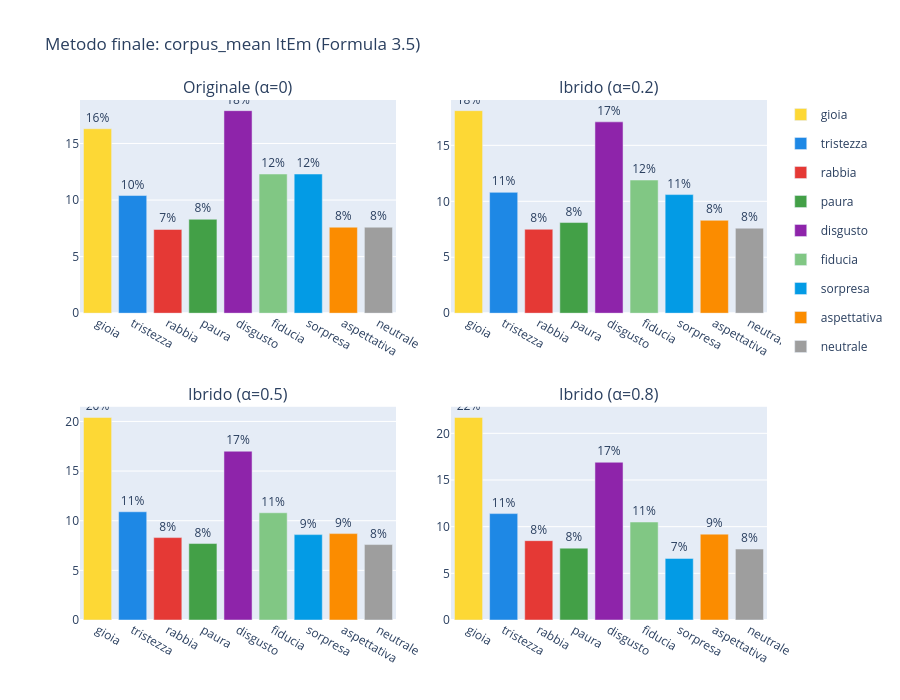

Notebook code for this chart:
### Code cell
fig = make_subplots(rows=2, cols=2, subplot_titles=list(MATRICES.keys()),
    vertical_spacing=0.18, horizontal_spacing=0.08)
positions = [(1,1),(1,2),(2,1),(2,2)]
for idx,(vname,df_r) in enumerate(results_final.items()):
    counts = df_r['dominant_emotion'].value_counts()
    r,c = positions[idx]
    for e in BASIC_EMOTIONS + ['neutrale']:
        n = counts.get(e,0)
        fig.add_trace(go.Bar(name=e, x=[e], y=[round(n/total*100,1)],
            marker_color=EMOTION_COLORS.get(e,'#999'),
            showlegend=(idx==0), legendgroup=e,
            text=['{:.0f}%'.format(n/total*100)], textposition='outside'),
            row=r, col=c)
fig.update_layout(
    title='Metodo finale: corpus_mean ItEm (Formula 3.5)',
    barmode='group', height=700)
fig.show()

### Figure 1 — Plotly figure (JSON) as saved in the notebook; plotly's stock layout.template omitted (floating-point values rounded to 4 significant figures)
{"data": [{"legendgroup": "gioia", "marker": {"color": "#FDD835"}, "name": "gioia", "showlegend": true, "text": ["16%"], "textposition": "outside", "x": ["gioia"], "y": [16.3], "type": "bar", "xaxis": "x", "yaxis": "y"}, {"legendgroup": "tristezza", "marker": {"color": "#1E88E5"}, "name": "tristezza", "showlegend": true, "text": ["10%"], "textposition": "outside", "x": ["tristezza"], "y": [10.4], "type": "bar", "xaxis": "x", "yaxis": "y"}, {"legendgroup": "rabbia", "marker": {"color": "#E53935"}, "name": "rabbia", "showlegend": true, "text": ["7%"], "textposition": "outside", "x": ["rabbia"], "y": [7.4], "type": "bar", "xaxis": "x", "yaxis": "y"}, {"legendgroup": "paura", "marker": {"color": "#43A047"}, "name": "paura", "showlegend": true, "text": ["8%"], "textposition": "outside", "x": ["paura"], "y": [8.3], "type": "bar", "xaxis": "x", "yaxis": "y"}, {"legendgroup": "disgusto", "marker": {"color": "#8E24AA"}, "name": "disgusto", "showlegend": true, "text": ["18%"], "textposition": "outside", "x": ["disgusto"], "y": [17.9], "type": "bar", "xaxis": "x", "yaxis": "y"}, {"legendgroup": "fiducia", "marker": {"color": "#81C784"}, "name": "fiducia", "showlegend": true, "text": ["12%"], "textposition": "outside", "x": ["fiducia"], "y": [12.3], "type": "bar", "xaxis": "x", "yaxis": "y"}, {"legendgroup": "sorpresa", "marker": {"color": "#039BE5"}, "name": "sorpresa", "showlegend": true, "text": ["12%"], "textposition": "outside", "x": ["sorpresa"], "y": [12.3], "type": "bar", "xaxis": "x", "yaxis": "y"}, {"legendgroup": "aspettativa", "marker": {"color": "#FB8C00"}, "name": "aspettativa", "showlegend": true, "text": ["8%"], "textposition": "outside", "x": ["aspettativa"], "y": [7.6], "type": "bar", "xaxis": "x", "yaxis": "y"}, {"legendgroup": "neutrale", "marker": {"color": "#9E9E9E"}, "name": "neutrale", "showlegend": true, "text": ["8%"], "textposition": "outside", "x": ["neutrale"], "y": [7.6], "type": "bar", "xaxis": "x", "yaxis": "y"}, {"legendgroup": "gioia", "marker": {"color": "#FDD835"}, "name": "gioia", "showlegend": false, "text": ["18%"], "textposition": "outside", "x": ["gioia"], "y": [18.1], "type": "bar", "xaxis": "x2", "yaxis": "y2"}, {"legendgroup": "tristezza", "marker": {"color": "#1E88E5"}, "name": "tristezza", "showlegend": false, "text": ["11%"], "textposition": "outside", "x": ["tristezza"], "y": [10.8], "type": "bar", "xaxis": "x2", "yaxis": "y2"}, {"legendgroup": "rabbia", "marker": {"color": "#E53935"}, "name": "rabbia", "showlegend": false, "text": ["8%"], "textposition": "outside", "x": ["rabbia"], "y": [7.5], "type": "bar", "xaxis": "x2", "yaxis": "y2"}, {"legendgroup": "paura", "marker": {"color": "#43A047"}, "name": "paura", "showlegend": false, "text": ["8%"], "textposition": "outside", "x": ["paura"], "y": [8.1], "type": "bar", "xaxis": "x2", "yaxis": "y2"}, {"legendgroup": "disgusto", "marker": {"color": "#8E24AA"}, "name": "disgusto", "showlegend": false, "text": ["17%"], "textposition": "outside", "x": ["disgusto"], "y": [17.1], "type": "bar", "xaxis": "x2", "yaxis": "y2"}, {"legendgroup": "fiducia", "marker": {"color": "#81C784"}, "name": "fiducia", "showlegend": false, "text": ["12%"], "textposition": "outside", "x": ["fiducia"], "y": [11.9], "type": "bar", "xaxis": "x2", "yaxis": "y2"}, {"legendgroup": "sorpresa", "marker": {"color": "#039BE5"}, "name": "sorpresa", "showlegend": false, "text": ["11%"], "textposition": "outside", "x": ["sorpresa"], "y": [10.6], "type": "bar", "xaxis": "x2", "yaxis": "y2"}, {"legendgroup": "aspettativa", "marker": {"color": "#FB8C00"}, "name": "aspettativa", "showlegend": false, "text": ["8%"], "textposition": "outside", "x": ["aspettativa"], "y": [8.3], "type": "bar", "xaxis": "x2", "yaxis": "y2"}, {"legendgroup": "neutrale", "marker": {"color": "#9E9E9E"}, "name": "neutrale", "showlegend": false, "text": ["8%"], "textposition": "outside", "x": ["neutrale"], "y": [7.6], "type": "bar", "xaxis": "x2", "yaxis": "y2"}, {"legendgroup": "gioia", "marker": {"color": "#FDD835"}, "name": "gioia", "showlegend": false, "text": ["20%"], "textposition": "outside", "x": ["gioia"], "y": [20.4], "type": "bar", "xaxis": "x3", "yaxis": "y3"}, {"legendgroup": "tristezza", "marker": {"color": "#1E88E5"}, "name": "tristezza", "showlegend": false, "text": ["11%"], "textposition": "outside", "x": ["tristezza"], "y": [10.9], "type": "bar", "xaxis": "x3", "yaxis": "y3"}, {"legendgroup": "rabbia", "marker": {"color": "#E53935"}, "name": "rabbia", "showlegend": false, "text": ["8%"], "textposition": "outside", "x": ["rabbia"], "y": [8.3], "type": "bar", "xaxis": "x3", "yaxis": "y3"}, {"legendgroup": "paura", "marker": {"color": "#43A047"}, "name": "paura", "showlegend": false, "text": ["8%"], "textposition": "outside", "x": ["paura"], "y": [7.7], "type": "bar", "xaxis": "x3", "yaxis": "y3"}, {"legendgroup": "disgusto", "marker": {"color": "#8E24AA"}, "name": "disgusto", "showlegend": false, "text": ["17%"], "textposition": "outside", "x": ["disgusto"], "y": [17.0], "type": "bar", "xaxis": "x3", "yaxis": "y3"}, {"legendgroup": "fiducia", "marker": {"color": "#81C784"}, "name": "fiducia", "showlegend": false, "text": ["11%"], "textposition": "outside", "x": ["fiducia"], "y": [10.8], "type": "bar", "xaxis": "x3", "yaxis": "y3"}, {"legendgroup": "sorpresa", "marker": {"color": "#039BE5"}, "name": "sorpresa", "showlegend": false, "text": ["9%"], "textposition": "outside", "x": ["sorpresa"], "y": [8.6], "type": "bar", "xaxis": "x3", "yaxis": "y3"}, {"legendgroup": "aspettativa", "marker": {"color": "#FB8C00"}, "name": "aspettativa", "showlegend": false, "text": ["9%"], "textposition": "outside", "x": ["aspettativa"], "y": [8.7], "type": "bar", "xaxis": "x3", "yaxis": "y3"}, {"legendgroup": "neutrale", "marker": {"color": "#9E9E9E"}, "name": "neutrale", "showlegend": false, "text": ["8%"], "textposition": "outside", "x": ["neutrale"], "y": [7.6], "type": "bar", "xaxis": "x3", "yaxis": "y3"}, {"legendgroup": "gioia", "marker": {"color": "#FDD835"}, "name": "gioia", "showlegend": false, "text": ["22%"], "textposition": "outside", "x": ["gioia"], "y": [21.7], "type": "bar", "xaxis": "x4", "yaxis": "y4"}, {"legendgroup": "tristezza", "marker": {"color": "#1E88E5"}, "name": "tristezza", "showlegend": false, "text": ["11%"], "textposition": "outside", "x": ["tristezza"], "y": [11.4], "type": "bar", "xaxis": "x4", "yaxis": "y4"}, {"legendgroup": "rabbia", "marker": {"color": "#E53935"}, "name": "rabbia", "showlegend": false, "text": ["8%"], "textposition": "outside", "x": ["rabbia"], "y": [8.5], "type": "bar", "xaxis": "x4", "yaxis": "y4"}, {"legendgroup": "paura", "marker": {"color": "#43A047"}, "name": "paura", "showlegend": false, "text": ["8%"], "textposition": "outside", "x": ["paura"], "y": [7.7], "type": "bar", "xaxis": "x4", "yaxis": "y4"}, {"legendgroup": "disgusto", "marker": {"color": "#8E24AA"}, "name": "disgusto", "showlegend": false, "text": ["17%"], "textposition": "outside", "x": ["disgusto"], "y": [16.9], "type": "bar", "xaxis": "x4", "yaxis": "y4"}, {"legendgroup": "fiducia", "marker": {"color": "#81C784"}, "name": "fiducia", "showlegend": false, "text": ["11%"], "textposition": "outside", "x": ["fiducia"], "y": [10.5], "type": "bar", "xaxis": "x4", "yaxis": "y4"}, {"legendgroup": "sorpresa", "marker": {"color": "#039BE5"}, "name": "sorpresa", "showlegend": false, "text": ["7%"], "textposition": "outside", "x": ["sorpresa"], "y": [6.6], "type": "bar", "xaxis": "x4", "yaxis": "y4"}, {"legendgroup": "aspettativa", "marker": {"color": "#FB8C00"}, "name": "aspettativa", "showlegend": false, "text": ["9%"], "textposition": "outside", "x": ["aspettativa"], "y": [9.2], "type": "bar", "xaxis": "x4", "yaxis": "y4"}, {"legendgroup": "neutrale", "marker": {"color": "#9E9E9E"}, "name": "neutrale", "showlegend": false, "text": ["8%"], "textposition": "outside", "x": ["neutrale"], "y": [7.6], "type": "bar", "xaxis": "x4", "yaxis": "y4"}], "layout": {"xaxis": {"anchor": "y", "domain": [0.0, 0.46]}, "yaxis": {"anchor": "x", "domain": [0.59, 1.0]}, "xaxis2": {"anchor": "y2", "domain": [0.54, 1.0]}, "yaxis2": {"anchor": "x2", "domain": [0.59, 1.0]}, "xaxis3": {"anchor": "y3", "domain": [0.0, 0.46]}, "yaxis3": {"anchor": "x3", "domain": [0.0, 0.41]}, "xaxis4": {"anchor": "y4", "domain": [0.54, 1.0]}, "yaxis4": {"anchor": "x4", "domain": [0.0, 0.41]}, "annotations": [{"font": {"size": 16}, "showarrow": false, "text": "Originale (α=0)", "x": 0.23, "xanchor": "center", "xref": "paper", "y": 1.0, "yanchor": "bottom", "yref": "paper"}, {"font": {"size": 16}, "showarrow": false, "text": "Ibrido (α=0.2)", "x": 0.77, "xanchor": "center", "xref": "paper", "y": 1.0, "yanchor": "bottom", "yref": "paper"}, {"font": {"size": 16}, "showarrow": false, "text": "Ibrido (α=0.5)", "x": 0.23, "xanchor": "center", "xref": "paper", "y": 0.41, "yanchor": "bottom", "yref": "paper"}, {"font": {"size": 16}, "showarrow": false, "text": "Ibrido (α=0.8)", "x": 0.77, "xanchor": "center", "xref": "paper", "y": 0.41, "yanchor": "bottom", "yref": "paper"}], "title": {"text": "Metodo finale: corpus_mean ItEm (Formula 3.5)"}, "barmode": "group", "height": 700}}
